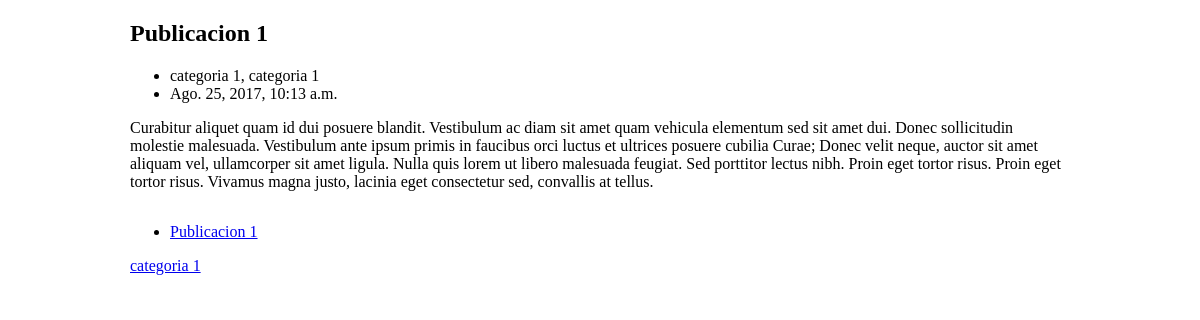
The app's page /es/publications/ with its own data.
### publications/models.py (models this page shows, shortened)
class Post(models.Model):
    title = models.CharField(_("Post title"), max_length=255)
    slug = models.SlugField(_('Slug (Url of the publication)'))
    pub_date = models.DateTimeField(_('Published on'), auto_now_add=True)
    edit_date = models.DateTimeField(_('Edit on'), auto_now=True)
    categories = models.ManyToManyField(CategoryPost, verbose_name=_("Categories"), related_name='post_categories')
    tags = TaggableManager()
    picture = FilerImageField(verbose_name=_("Head picture"))
    body = HTMLField(verbose_name=_('Post'))
    is_publish = models.BooleanField(_("is publish ?"), default=True)
    class Meta:
        verbose_name = _('Publication post')
        verbose_name_plural = _('Publications posts')
    def get_absolute_url(self):
        return reverse('post_detail', args=[self.slug])

class CategoryPost(models.Model):
    title = models.CharField(_('Title'), max_length=255)
    slug = models.SlugField()
    class Meta:
        verbose_name = _('Category')
        verbose_name_plural = _('Categories')
    def __str__(self):
        return self.title

### publications/views.py (the view)
class PubPostListView(ListView):
    model = Post
    template_name = 'publications/pub_post_list.html'
    paginate_by = settings.PUB_PAGINATION
    context_object_name = 'post_list'
    def get_queryset(self):
        qs = super(PubPostListView, self).get_queryset()
        return qs.filter(is_publish=True)
    def get_context_data(self, **kwargs):
        context = super(PubPostListView, self).get_context_data(**kwargs)
        context['TRUNCWORDS_COUNT'] = settings.POSTS_LIST_TRUNCWORDS_COUNT
        return context

### publications/templatetags/pub_tags.py (called while the page is built)
@register.inclusion_tag('publications/tags/latest_posts.html')
def get_latest_post(numbers_of_post):
    latest_posts = Post.objects.filter(is_publish=True).order_by('-pub_date')[:numbers_of_post]
    return {'latest_posts': latest_posts}

@register.inclusion_tag('publications/tags/post_categories.html')
def list_post_categories():
    categories = CategoryPost.objects.all().order_by('title')
    return {'categories': categories}

### publications/templates/publications/pub_post_list.html (shortened to what this page needs)
{% extends 'base.html' %}
{% load i18n %}
{% load pub_tags %}
{% block content %}
    {% for post in post_list %}
        <h2>{{ post.title }}</h2>
        <div class="meta">
            <ul>
                <li>{% for category in post.categories.all %}{{ category }}, {% if forloop.last %}{{ category }}
                {% endif %}{% endfor %}</li>
                <li>{{ post.pub_date }}</li>
            </ul>
            <p>
                {{ post.body|safe|truncatewords:TRUNCWORDS_COUNT }}
            </p>
        </div>
    {% endfor %}
    <div class="col-md-4">
        <div class="sidebar">
            <div class="widget">
                {% get_latest_post 5 %}
            </div>
            <div class="widget">
                {% list_post_categories %}
            </div>
        </div>
    </div>
{% endblock %}

### example_publications/templates/base.html (shortened to what this page needs)
{% load cms_tags menu_tags sekizai_tags %}
<!doctype html>
<html>
    <head>
    </head>
    <body>
        <div class="container">
            {% block content %}{% endblock content %}
        </div>
    </body>
</html>

### publications/templates/publications/tags/latest_posts.html
<ul>
    {% for post in latest_posts %}
    <li><a href="{{post.get_absolute_url}}">{{post.title}}</a>
    {% endfor %}
</ul>

### publications/templates/publications/tags/post_categories.html
{% for category in categories %}
    <a href="{% url 'posts_category' category.slug %}">{{ category.title }}</a>
{% endfor %}

### example_publications/templates/base.html (style rules this page uses)
.container { width: 940px; margin: 0 auto }
.sidebar { float: left; width: 20%; }

### records on screen
Post: title "Publicacion 1", pub_date "Ago. 25, 2017, 10:13 a.m.", body "Curabitur aliquet quam id dui posuere blandit. Vestibulum ac diam sit amet quam vehicula elementum sed sit amet dui. Donec sollicitudin molestie malesuada. Vestibulum ante ipsum primis in faucibus orci luctus et ultrices posuere cubilia Curae; Donec velit neque, auctor sit amet aliquam vel, ullamcorper sit amet ligula. Nulla quis lorem ut libero malesuada feugiat. Sed porttitor lectus nibh. Proin eget tortor risus. Proin eget tortor risus. Vivamus magna justo, lacinia eget consectetur sed, convallis at tellus."
CategoryPost: title "categoria 1"
